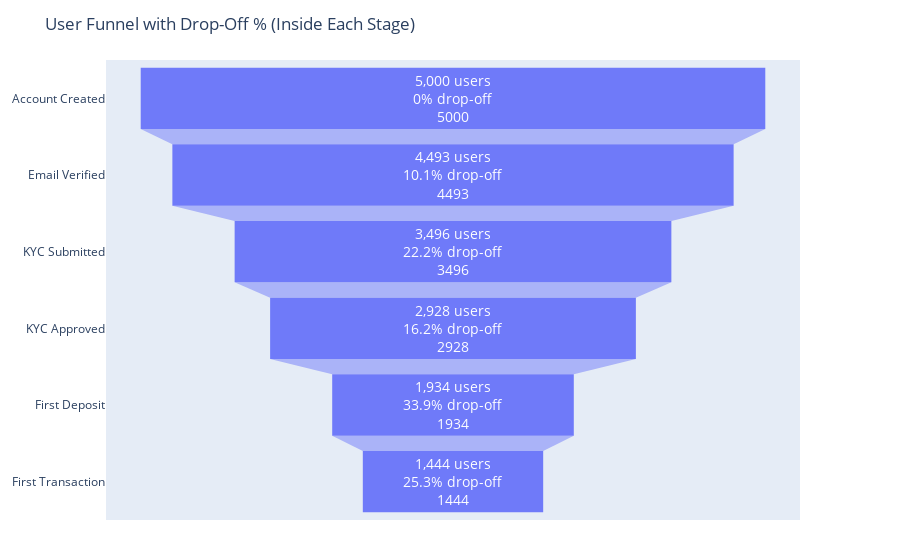

Notebook code for this chart:
### Markdown cell above
### 🧠 Funnel Insights

- ✅ **Strong Retention:** 90% of users verify their email.
- 🚧 **KYC Drop-Off:** 22% of users never submit KYC after email verification.
- 🧊 **Friction at First Deposit:** 33% drop after KYC approval — likely UX or trust issues.
- 💸 **Final Activation Weakness:** 25% of depositors never transact — we may need nudges, onboarding, or activation campaigns.

These numbers suggest 2 urgent tests:
1. **Post-KYC Nudge Experiment** – show a time-sensitive prompt to deposit.
2. **Transaction Incentives** – reward first action after deposit to improve activation.

### Code cell
import pandas as pd
import plotly.graph_objects as go

# Load your dataset
df = pd.read_csv("funnel_data_with_timestamps.csv")

# Define the funnel steps
funnel_stages = [
    "Account Created",
    "Email Verified",
    "KYC Submitted",
    "KYC Approved",
    "First Deposit",
    "First Transaction"
]

funnel_columns = [
    "account_created",
    "email_verified",
    "kyc_submitted",
    "kyc_approved",
    "first_deposit",
    "first_transaction"
]

# Get counts at each stage
counts = [df[col].sum() for col in funnel_columns]

# Compute drop-off % from previous step
dropoff = [0]  # No drop-off for the first stage
for i in range(1, len(counts)):
    dropped = counts[i-1] - counts[i]
    percent = (dropped / counts[i-1]) * 100 if counts[i-1] != 0 else 0
    dropoff.append(round(percent, 1))

# Format the text inside the funnel segments
internal_text = [f"{count:,} users<br>{drop}% drop-off"
                 for count, drop in zip(counts, dropoff)]

# Plot funnel
fig = go.Figure(go.Funnel(
    y=funnel_stages,
    x=counts,
    text=internal_text,
    textposition="inside",
    textfont=dict(size=14, color='white'),
    opacity=0.9
))

fig.update_layout(
    title="User Funnel with Drop-Off % (Inside Each Stage)",
    margin=dict(l=100, r=100, t=60, b=40)
)

fig.show()

### Figure 1 — Plotly figure (JSON) as saved in the notebook; plotly's stock layout.template omitted (floating-point values rounded to 4 significant figures)
{"data": [{"opacity": 0.9, "text": ["5,000 users<br>0% drop-off", "4,493 users<br>10.1% drop-off", "3,496 users<br>22.2% drop-off", "2,928 users<br>16.2% drop-off", "1,934 users<br>33.9% drop-off", "1,444 users<br>25.3% drop-off"], "textfont": {"color": "white", "size": 14}, "textposition": "inside", "type": "funnel", "x": [5000, 4493, 3496, 2928, 1934, 1444], "y": ["Account Created", "Email Verified", "KYC Submitted", "KYC Approved", "First Deposit", "First Transaction"]}], "layout": {"autosize": true, "dragmode": "zoom", "margin": {"b": 40, "l": 100, "r": 100, "t": 60}, "title": {"text": "User Funnel with Drop-Off % (Inside Each Stage)"}, "xaxis": {"autorange": true, "range": [-2778.0, 2778.0], "type": "linear"}, "yaxis": {"autorange": true, "range": [5.5, -0.5], "type": "category"}}}
